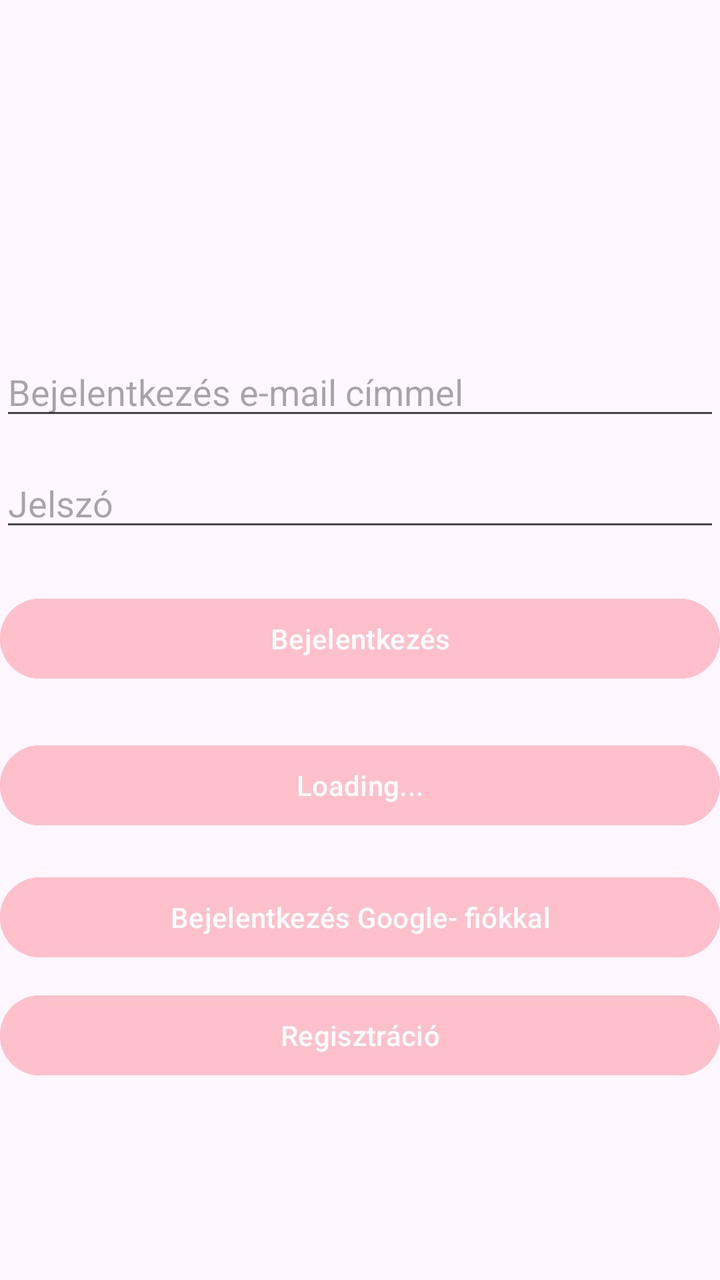
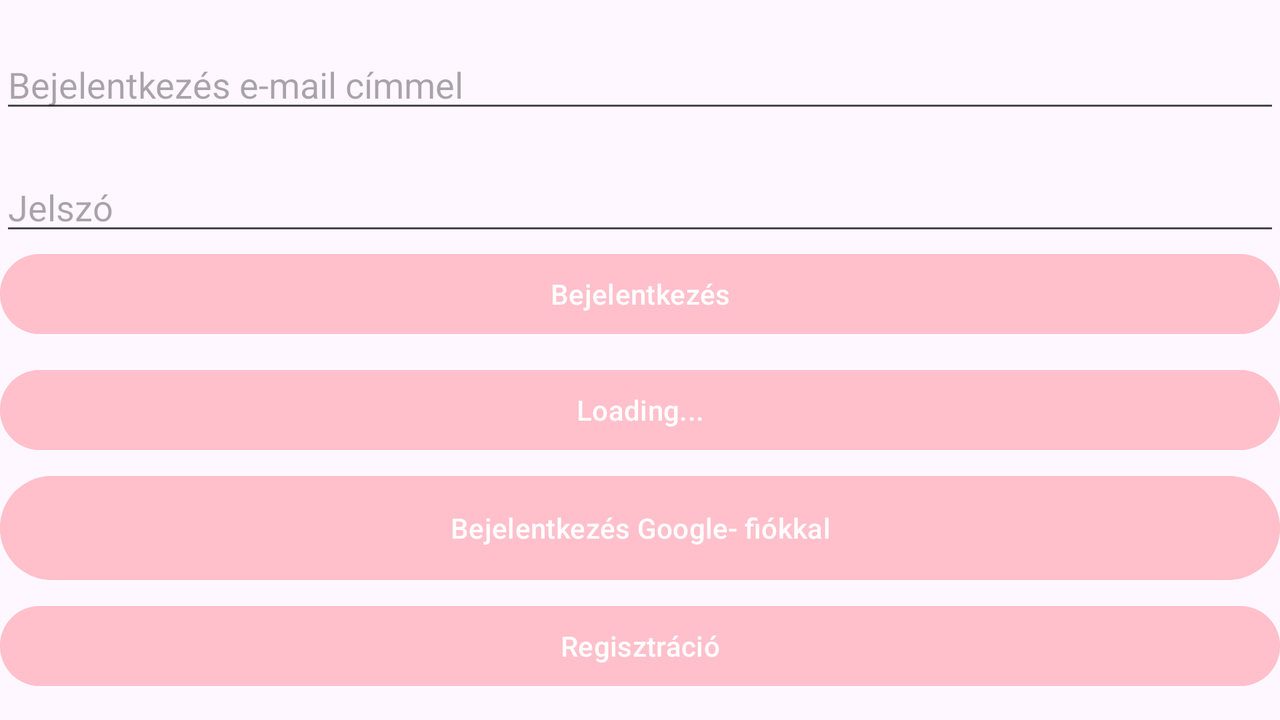

Compare how this app lays out the same screen by default and in its alternative resource folder. The renders come first, then the two layout files and the values they reference.
<!-- AndroidManifest.xml: application theme Theme.MyApplication -->
<!-- res/layout/activity_main.xml -->
<?xml version="1.0" encoding="utf-8"?>
<androidx.constraintlayout.widget.ConstraintLayout xmlns:android="http://schemas.android.com/apk/res/android"
    xmlns:app="http://schemas.android.com/apk/res-auto"
    xmlns:tools="http://schemas.android.com/tools"
    android:layout_width="match_parent"
    android:layout_height="match_parent"
    tools:context=".activity.MainActivity">


    <EditText
        android:id="@+id/editTextUserName"
        android:layout_width="match_parent"
        android:layout_height="wrap_content"
        android:ems="10"
        android:hint="@string/login_email"
        android:inputType="textEmailAddress"
        app:layout_constraintBottom_toBottomOf="parent"
        app:layout_constraintTop_toTopOf="parent"
        app:layout_constraintVertical_bias="0.29"
        tools:layout_editor_absoluteX="0dp" />

    <EditText
        android:id="@+id/editTextPassword"
        android:layout_width="match_parent"
        android:layout_height="wrap_content"
        android:layout_marginBottom="150dp"
        android:ems="10"
        android:hint="@string/password"
        android:inputType="textPassword"
        app:layout_constraintBottom_toBottomOf="parent"
        app:layout_constraintTop_toBottomOf="@+id/editTextUserName"
        app:layout_constraintVertical_bias="0.061"
        tools:layout_editor_absoluteX="0dp" />

    <Button
        android:id="@+id/loginButton"
        android:layout_width="0dp"
        android:layout_height="wrap_content"
        android:backgroundTint="@color/pink"
        android:onClick="login"
        android:text="@string/login"
        app:layout_constraintBottom_toBottomOf="parent"
        app:layout_constraintEnd_toEndOf="parent"
        app:layout_constraintHorizontal_bias="0.0"
        app:layout_constraintStart_toStartOf="parent"
        app:layout_constraintTop_toTopOf="parent"
        app:layout_constraintVertical_bias="0.499" />

    <Button
        android:id="@+id/loginAnonymusButton"
        android:layout_width="0dp"
        android:layout_height="wrap_content"
        android:backgroundTint="@color/pink"
        android:onClick="loginGuest"
        android:text="@string/loading"
        app:layout_constraintBottom_toBottomOf="parent"
        app:layout_constraintEnd_toEndOf="parent"
        app:layout_constraintHorizontal_bias="1.0"
        app:layout_constraintStart_toStartOf="parent"
        app:layout_constraintTop_toBottomOf="@+id/loginButton"
        app:layout_constraintVertical_bias="0.102" />

    <Button
        android:id="@+id/loginGoogleButton"
        android:layout_width="0dp"
        android:layout_height="wrap_content"
        android:backgroundTint="@color/pink"
        android:onClick="loginGoogle"
        android:text="@string/login_google"
        app:layout_constraintBottom_toBottomOf="parent"
        app:layout_constraintEnd_toEndOf="parent"
        app:layout_constraintHorizontal_bias="1.0"
        app:layout_constraintStart_toStartOf="parent"
        app:layout_constraintTop_toBottomOf="@+id/loginAnonymusButton"
        app:layout_constraintVertical_bias="0.102" />

    <Button
        android:id="@+id/registerButton"
        android:layout_width="0dp"
        android:layout_height="wrap_content"
        android:backgroundTint="@color/pink"
        android:onClick="register"
        android:text="@string/register"
        app:layout_constraintBottom_toBottomOf="parent"
        app:layout_constraintEnd_toEndOf="parent"
        app:layout_constraintHorizontal_bias="1.0"
        app:layout_constraintStart_toStartOf="parent"
        app:layout_constraintTop_toBottomOf="@+id/loginGoogleButton"
        app:layout_constraintVertical_bias="0.102" />



</androidx.constraintlayout.widget.ConstraintLayout>
<!-- resources referenced by this layout -->
<resources>
  <color name="pink">#FFC0CB</color>
  <string name="loading">Loading...</string>
  <string name="login">Bejelentkezés</string>
  <string name="login_email">Bejelentkezés e-mail címmel</string>
  <string name="login_google">Bejelentkezés Google- fiókkal</string>
  <string name="password">Jelszó</string>
  <string name="register">Regisztráció</string>
  <style name="Theme.MyApplication" parent="Base.Theme.MyApplication" />
  <style name="Base.Theme.MyApplication" parent="Theme.Material3.DayNight">
          
          
      </style>
</resources>
<!-- res/layout-land/activity_main.xml (the repository's variant of the layout above) -->
<!-- drawn on the phone turned sideways -->
<?xml version="1.0" encoding="utf-8"?>
<LinearLayout
    xmlns:android="http://schemas.android.com/apk/res/android"
    xmlns:app="http://schemas.android.com/apk/res-auto"
    xmlns:tools="http://schemas.android.com/tools"
    android:layout_width="match_parent"
    android:layout_height="match_parent"
    android:orientation="vertical"
    tools:context=".activity.MainActivity">


    <EditText
        android:id="@+id/editTextUserName"
        android:layout_width="match_parent"
        android:layout_height="wrap_content"
        android:ems="10"
        android:hint="@string/login_email"
        android:inputType="textEmailAddress"
        android:layout_marginTop="20dp"
        tools:layout_editor_absoluteX="0dp" />

    <EditText
        android:id="@+id/editTextPassword"
        android:layout_width="match_parent"
        android:layout_height="wrap_content"
        android:layout_marginBottom="150dp"
        android:layout_marginTop="20dp"
        android:ems="10"
        android:hint="@string/password"
        android:inputType="textPassword"
        tools:layout_editor_absoluteX="0dp" />

    <Button
        android:id="@+id/loginButton"
        android:layout_width="match_parent"
        android:layout_height="wrap_content"
        android:layout_marginTop="-150dp"
        android:backgroundTint="@color/pink"
        android:onClick="login"
        android:text="@string/login" />

    <Button
        android:id="@+id/loginAnonymusButton"
        android:layout_width="match_parent"
        android:layout_height="wrap_content"
        android:layout_marginTop="10dp"
        android:backgroundTint="@color/pink"
        android:onClick="login"
        android:text="@string/loading" />

    <Button
        android:id="@+id/loginGoogleButton"
        android:layout_width="match_parent"
        android:layout_height="60dp"
        android:layout_marginTop="5dp"
        android:backgroundTint="@color/pink"
        android:onClick="login"
        android:text="@string/login_google" />

    <Button
        android:id="@+id/registerButton"
        android:layout_width="match_parent"
        android:layout_height="48dp"
        android:layout_marginTop="5dp"
        android:backgroundTint="@color/pink"
        android:onClick="login"
        android:text="@string/register" />


</LinearLayout>
